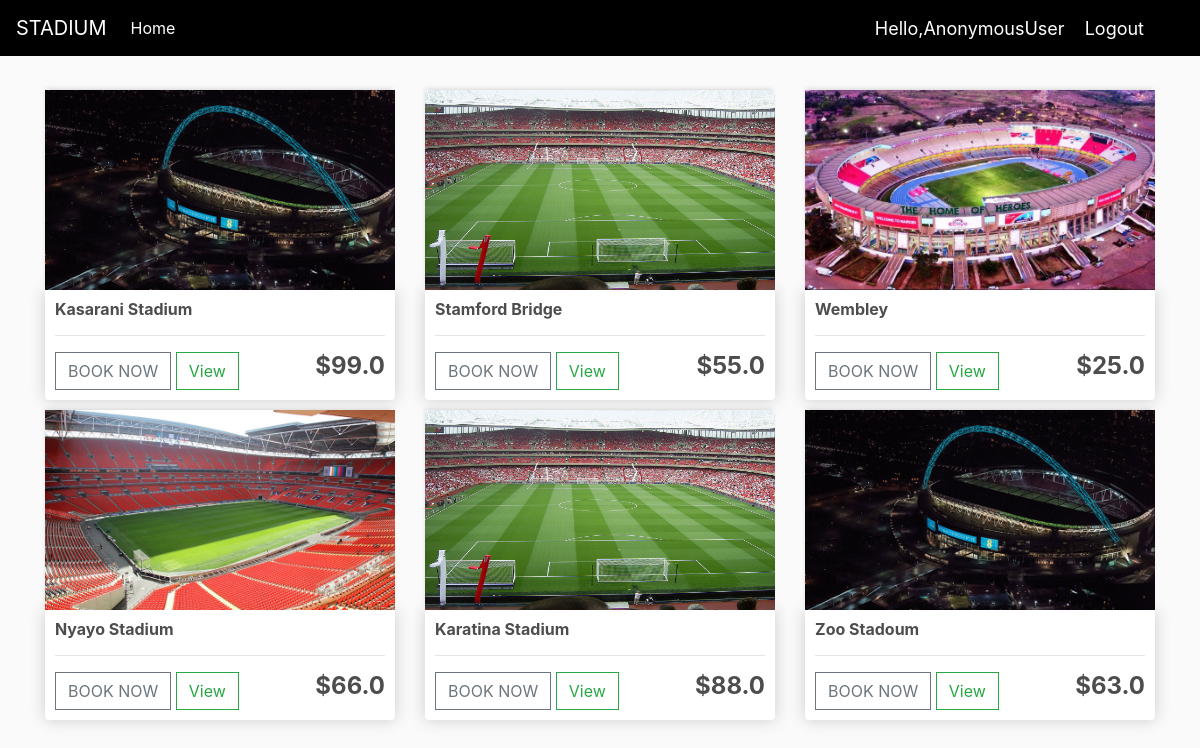
/store/, run on the app's committed database.
### stadii/models.py (models this page shows, shortened)
class Product(models.Model):
	name = models.CharField(max_length=200)
	price = models.FloatField()
	digital = models.BooleanField(default=False,null=True, blank=True)
	image = models.ImageField(null=True, blank=True)
	@property
	def imageURL(self):
		try:
			url = self.image.url
		except:
			url = ''
		return url

### stadii/views.py (the view)
# urls.py: path('store/', views.store, name="store"),
def store(request):
	data = cartData(request)
	cartItems = data['cartItems']
	order = data['order']
	items = data['items']
	products = Product.objects.all()
	context = {'products':products, 'cartItems':cartItems}
	return render(request, 'pages/store.html', context)

### stadii/utils.py (called while the page is built, shortened)
def cookieCart(request):
	try:
		cart = json.loads(request.COOKIES['cart'])
	except:
		cart = {}
		print('CART:', cart)
	items = []
	order = {'get_cart_total':0, 'get_cart_items':0, 'shipping':False}
	cartItems = order['get_cart_items']
	return {'cartItems':cartItems ,'order':order, 'items':items}

def cartData(request):
	if request.user.is_authenticated:
		customer = request.user.customer
		order, created = Order.objects.get_or_create(customer=customer, complete=False)
		items = order.orderitem_set.all()
		cartItems = order.get_cart_items
	else:
		cookieData = cookieCart(request)
		cartItems = cookieData['cartItems']
		order = cookieData['order']
		items = cookieData['items']
	return {'cartItems':cartItems ,'order':order, 'items':items}

### stadii/templates/pages/store.html
{% extends 'pages/main.html' %}
{% load static %}
{% block content %}
	<div class="row">
		{% for product in products %}
		<div class="col-lg-4">
			<img class="thumbnail" src="{{product.imageURL}}">
			<div class="box-element product">
				<h6><strong>{{product.name}}</strong></h6>
				<hr>
				<a href="{%url 'cart'%}"><button data-product="{{product.id}}" data-action="add" class="btn btn-outline-secondary add-btn update-cart">BOOK NOW</button></a>
				<a class="btn btn-outline-success" href="#">View</a>
				<h4 style="float: right;"><strong>${{product.price}}</strong></h4>
			</div>
		</div>
		{% endfor %}
	</div>
{% endblock content %}

### stadii/templates/pages/main.html (shortened to what this page needs)
<!DOCTYPE html>
{% load static %}
<html>
<head>
	<link rel="stylesheet" href="https://stackpath.bootstrapcdn.com/bootstrap/4.4.1/css/bootstrap.min.css">
	<link rel="stylesheet" type="text/css" href="{% static 'css/main.css' %}">
</head>
<body>
	<nav class="navbar navbar-expand-lg navbar-dark bg-dark">
	  <a class="navbar-brand" href="{% url 'store' %}">STADIUM</a>
	  <div class="collapse navbar-collapse" id="navbarSupportedContent">
	    <ul class="navbar-nav mr-auto">
	      <li class="nav-item active">
	        <a class="nav-link" href="{% url 'store' %}">Home <span class="sr-only">(current)</span></a>
	      </li>
	    </ul>
		<span class="hello-msg">Hello,{{request.user}}</span>
        <span class="hello-msg"><a class="hello-msg" href="{% url 'logout'%}">Logout</a></span>
	  </div>
	</nav>
     <div class="container">
            <br>
            {% block content %}
            {% endblock content %}
         </div>
</body>
</html>

### stadii/static/css/main.css (style rules this page uses)
body { background-color: hsl(0, 0%, 98%); }
h1,h2,h3,h4,h5,h6 { color:hsl(0, 0%, 30%); }
.box-element { box-shadow:hsl(0, 0%, 80%) 0 0 16px; background-color: #fff; border-radius: 4px; padding: 10px; }
.thumbnail { width: 100%; height: 200px; -webkit-box-shadow: -1px -3px 5px -2px rgba(214,214,214,1); -moz-box-shadow: -1px -3px 5px -2px rgba(214,214,214,1); box-shadow: -1px -3px 5px -2px rgba(214,214,214,1); }
.product { border-radius: 0 0 4px 4px; }
.bg-dark { background-color: black!important; }
.col-lg-4, .col-lg-6, .col-lg-8, .col-lg-12 { margin-top: 10px; }
.btn { border-radius: 0; }

### stadii/templates/pages/main.html (style rules this page uses)
.hello-msg { font-size: 18px; color: #fff; margin-right: 20px; }
.bg-dark { background-color: black!important; }

### data on the page
Product: imageURL (picture), name "Kasarani Stadium", price "99.0"
Product: imageURL (picture), name "Stamford Bridge", price "55.0"
Product: imageURL (picture), name "Wembley", price "25.0"
Product: imageURL (picture), name "Nyayo Stadium", price "66.0"
Product: imageURL (picture), name "Karatina Stadium", price "88.0"
Product: imageURL (picture), name "Zoo Stadoum", price "63.0"

### other printed values
{{ request.user }} "AnonymousUser"
